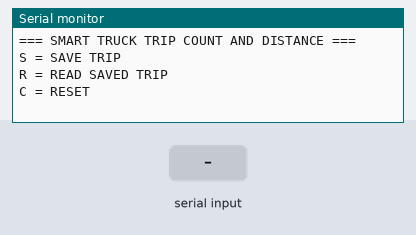
Bench run of a sketch on a simulated Arduino Uno, built for the host (arithmetic inside an expression is 32-bit, double 64-bit). On the bench: the last lines printed to the serial monitor. The inputs (shaded band) are chosen by the test bench. EEPROM starts erased.

Above: at 1.2 s.
1.3 s: "S" received over Serial
At 2.2 s:
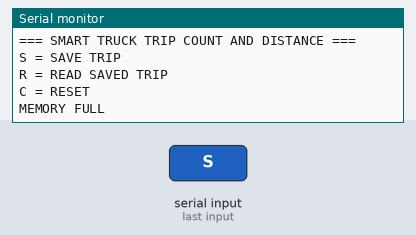
2.8 s: "R" received over Serial
At 3.8 s:
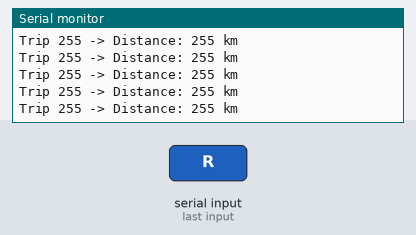
7.7 s: "S" received over Serial
10.7 s: "C" received over Serial
At 11.1 s:
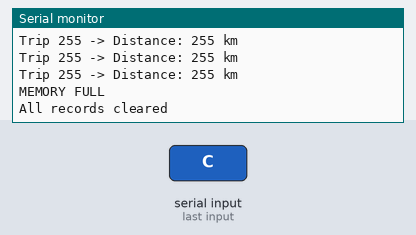

The sketch:

main.ino
```cpp
#include <Arduino.h>
#include <EEPROM.h>

const int EEPROM_SIZE = 32;

int recordIndex = 0;
const int maxRecords = 5;

int tripCount = 0;

// Memory layout
// Address 0 -> recordIndex
// Address 1 -> tripCount
// Address 2+ -> records

void setup() {
Serial.begin(9600);
EEPROM.begin(EEPROM_SIZE);

Serial.println("=== SMART TRUCK TRIP COUNT AND DISTANCE ===");
Serial.println("S = SAVE TRIP");
Serial.println("R = READ SAVED TRIP");
Serial.println("C = RESET");

recordIndex = EEPROM.read(0);
tripCount   = EEPROM.read(1);
}

void loop() {
if (Serial.available() > 0) {

char input = Serial.read();

if (input == 'S') {

  if (recordIndex < maxRecords) {

    int address = 2 + (recordIndex * 2);

    tripCount++;
    int distance = 120;

    EEPROM.write(address, tripCount);
    EEPROM.write(address + 1, distance);

    recordIndex++;

    EEPROM.write(0, recordIndex);
    EEPROM.write(1, tripCount);

    EEPROM.commit();

    Serial.print("Saved Record: ");
    Serial.println(recordIndex);

  } else {
    Serial.println("MEMORY FULL");
  }

} else if (input == 'R') {

  for (int i = 0; i < recordIndex; i++) {

    int address = 2 + (i * 2);

    int savedTrip = EEPROM.read(address);
    int distance  = EEPROM.read(address + 1);

    Serial.print("Trip ");
    Serial.print(savedTrip);
    Serial.print(" -> Distance: ");
    Serial.print(distance);
    Serial.println(" km");
  }

} else if (input == 'C') {

  recordIndex = 0;
  tripCount = 0;

  EEPROM.write(0, 0);
  EEPROM.write(1, 0);
  EEPROM.commit();

  Serial.println("All records cleared");
}

}
}
```

Measured:
- after the input at 1.3 s, the serial monitor: prints a new line at once (image 1)
- after the input at 2.8 s, the serial monitor: prints a new line at once (image 2)
- after the input at 10.7 s, the serial monitor: prints a new line at once (image 3)
